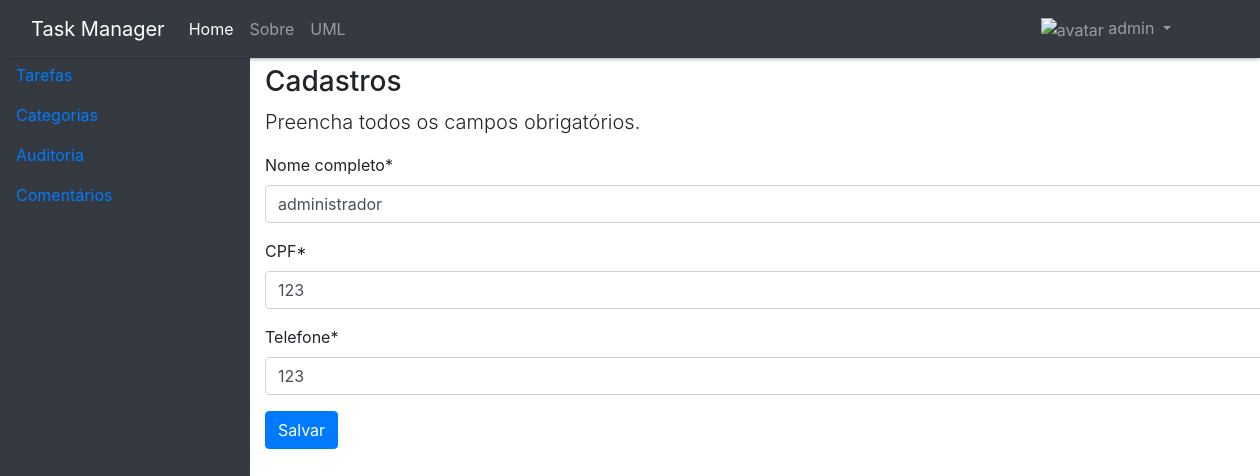
The app's page /atualizar-dados/ (signed in), older data.
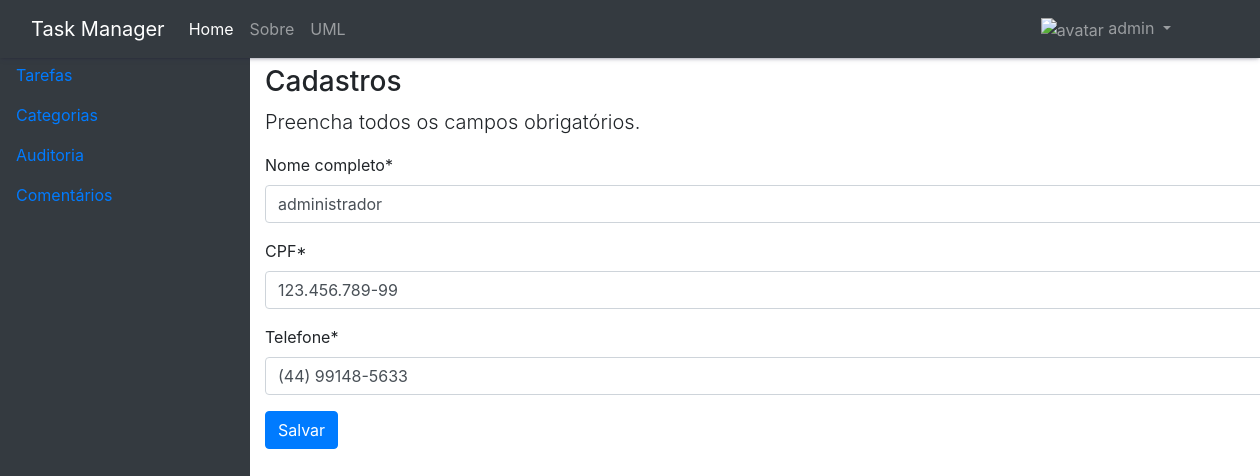
The same page, newer data.
### usuarios/models.py (models this page shows)
class Perfil(models.Model):
    nome_completo = models.CharField(max_length=50, null=True)
    cpf = models.CharField(max_length=14, null=True, verbose_name='CPF')
    telefone = models.CharField(max_length=16, null=True)
    usuario = models.OneToOneField(User, on_delete=models.CASCADE)

### usuarios/views.py (the view)
# urls.py: path('atualizar-dados/', PerfilUpdate.as_view(), name='atualizar-dados'),
class PerfilUpdate(UpdateView):
    template_name = "cadastros/form.html"
    model = Perfil
    fields = ['nome_completo', 'cpf', 'telefone']
    success_url = reverse_lazy('index')
    def get_object(self, queryset=None):
        self.object = get_object_or_404(Perfil, usuario=self.request.user)
        return self.object

### cadastros/templates/cadastros/form.html (shortened to what this page needs)
{% extends 'paginas/modelo.html' %}
{% load static %}
{% load crispy_forms_tags %}
{% block content %}
<h3>{{titulo|default:"Cadastros"}}</h3>
<p class="lead">Preencha todos os campos obrigatórios.</p>
<form action="" method="post">
    {{ form|crispy }}
    <button type="submit" class="btn btn-primary">Salvar</button>
</form>
{% endblock %}

### paginas/templates/paginas/modelo.html (shortened to what this page needs)
{% load static %}
<!DOCTYPE html>
<html lang="pt-br">
<head>
    <link rel="stylesheet" href="{% static 'css/bootstrap.min.css' %}">
    <link rel="stylesheet" href="{% static 'css/style.css' %}">
    <link rel="stylesheet" href="{% static 'css/datatables.min.css' %}">
</head>
<body>
  {% block navbar %}
  <nav class="navbar navbar-expand-lg navbar-dark bg-dark fixed-top shadows z-index-navbar">
    <div class="container-fluid">
      <a class="navbar-brand" href="{% url 'index' %}">Task Manager</a>
      <div class="collapse navbar-collapse d-flex justify-content-between" id="navbarNav">
        <ul class="navbar-nav">
          <li class="nav-item">
            <a class="nav-link active" aria-current="page" href="{% url 'index' %}">Home</a>
          </li>
          <li class="nav-item">
            <a class="nav-link" href="{% url 'sobre' %}">Sobre</a>
          </li>
          <li class="nav-item">
            <a class="nav-link" href="{% url 'uml' %}">UML</a>
          </li>
        </ul>
        <ul class="navbar-nav ms-auto" style="margin-right: 50px;">
          {% if request.user.is_authenticated %}
          <li class="nav-item dropdown">
            <a class="nav-link dropdown-toggle" href="#" role="button" data-toggle="dropdown" aria-expanded="false">
              <img src="{% static 'img/person-circle-outline.svg' %}" alt="avatar" width="25x">
              <span id="username">{{ request.user }}</span>
            </a>
          </li>
          {% else %}
          <li class="nav-item">
            <a class="btn btn-primary" href="{% url 'signin' %}">Sign-in<img src="{% static 'img/log-in-outline.svg' %}" alt="signin" width="25x"></a>
          </li>
          {% endif %}
        </ul>
      </div>
    </div>
  </nav>
  {% endblock %}
  <div class="d-flex" style="margin-top: 55px;">
    {% if not request.user.is_authenticated %}
    {% else %}
    {% block sidenave %}
    <ul class="nav flex-column text-white-50 bg-dark position-fixed h-100" style="width: 250px;">
      <li class="nav-item">
        <a class="nav-link" href="{% url 'tarefas' %}">Tarefas</a>
      </li>
      <li class="nav-item">
        <a class="nav-link" href="{% url 'categorias' %}">Categorias</a>
      </li>
      <li class="nav-item">
        <a class="nav-link" href="{% url 'auditorias' %}">Auditoria</a>
      </li>
      <li class="nav-item">
        <a class="nav-link" href="{% url 'comentarios' %}">Comentários</a>
      </li>
    </ul>
    {% endblock %}
    {% endif %}
  <div class="col-10 ms-auto" style="margin-left: 250px; margin-top: 10px;">
    {% block content %}
    {% endblock %}
  </div>
</div>
</body>
</html>

### static/css/style.css (style rules this page uses)
.shadows { box-shadow: rgba(50, 50, 93, 0.25) 0px 2px 5px -1px, rgba(0, 0, 0, 0.3) 0px 1px 3px -1px; }
.z-index-navbar { z-index: 2000; }

Row changes from the older to the newer data that the page shows:
changed Perfil "administrador": cpf "123" → "123.456.789-99"; telefone "123" → "(44) 99148-5633"
